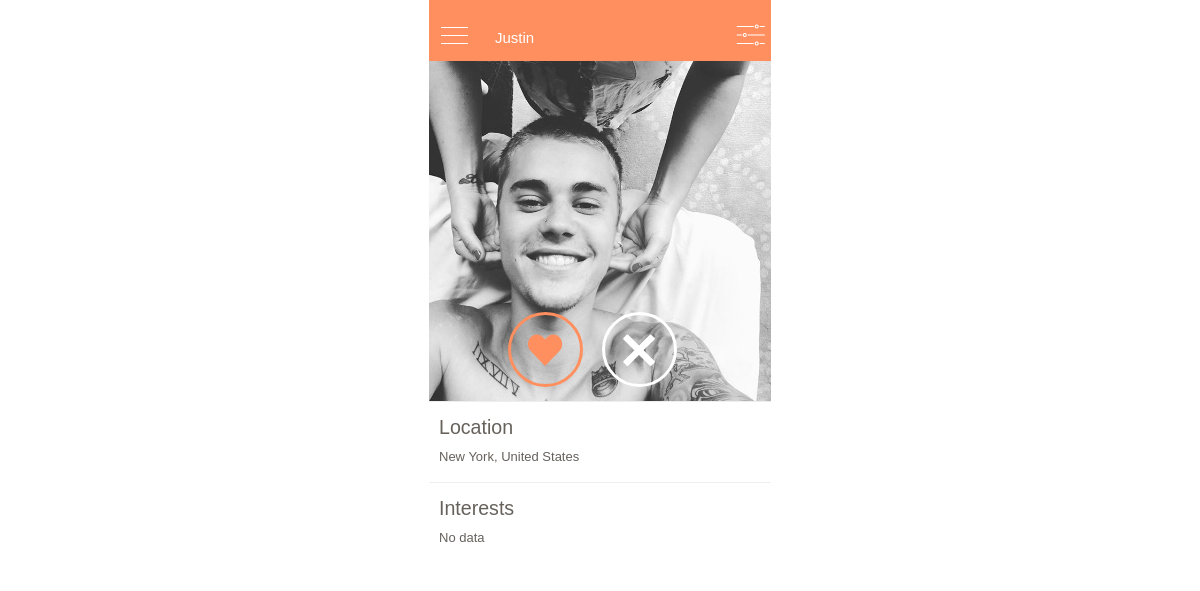
Page /mobile/encounters.php (signed in) on the committed database.
### tables this page shows
CREATE TABLE `users` (
  `id` int(11) NOT NULL AUTO_INCREMENT,
  `full_name` varchar(150) DEFAULT NULL,
  `email` varchar(100) DEFAULT NULL,
  `password` varchar(123) DEFAULT NULL,
  `country` varchar(199) DEFAULT NULL,
  `city` varchar(100) DEFAULT NULL,
  `credits` int(11) DEFAULT NULL,
  `latitude` varchar(50) DEFAULT NULL,
  `longitude` varchar(50) DEFAULT NULL,
  `age` int(11) DEFAULT NULL,
  `bio` text,
  `gender` varchar(20) DEFAULT NULL,
  `sexual_interest` int(11) DEFAULT NULL,
  `instagram_username` varchar(50) DEFAULT '',
  `profile_picture` varchar(200) DEFAULT NULL,
  `ip` varchar(50) DEFAULT NULL,
  `registered` int(11) DEFAULT '0',
  `last_login` int(11) DEFAULT '0',
  `last_active` int(11) DEFAULT '0',
  `updated_preferences` int(11) DEFAULT '0',
  `updated_name` int(11) DEFAULT '0',
  `is_admin` int(11) DEFAULT '0',
  `is_incognito` int(11) DEFAULT '0',
  `is_verified` int(11) DEFAULT '0',
  `has_disabled_ads` int(11) DEFAULT '0',
  `is_increased_exposure` int(11) DEFAULT '0',
  `language` varchar(100) DEFAULT NULL,
  `interests` text,
  `uploaded_photos` int(11) DEFAULT '0',
  `is_vip` int(20) DEFAULT '0',
  `vip_expiration` int(20) DEFAULT '0',
  `ghost_mode_start` int(20) DEFAULT '0',
  `verified_badge_start` int(20) DEFAULT '0',
  `spotlight_start` int(20) DEFAULT '0',
  `disable_ads_start` int(20) DEFAULT '0',
  `ghost_mode_expiration` int(20) DEFAULT '0',
  `verified_badge_expiration` int(20) DEFAULT '0',
  `spotlight_expiration` int(20) DEFAULT '0',
  `disable_ads_expiration` int(20) DEFAULT '0',
  `height` text,
  `weight` int(11) DEFAULT '0',
  `last_encounter` int(11) DEFAULT '0',
  `marital_status` varchar(10) NOT NULL,
  `has_traveled` varchar(10) NOT NULL,
  `where_traveled` varchar(300) NOT NULL,
  `preferred_destination` varchar(300) NOT NULL,
  `cruising_or_touring` varchar(10) NOT NULL,
  `state_of_health` varchar(10) NOT NULL,
  `active_or_slow_travel` varchar(10) NOT NULL,
  `distance_to_travel` varchar(6) NOT NULL,
  `spontaneous_or_itinerary` varchar(20) NOT NULL,
  `smoker` varchar(10) NOT NULL,
  `accommodation_type` varchar(10) NOT NULL,
  `budget` varchar(10) NOT NULL,
  `luggage_type` varchar(30) NOT NULL,
  `foodie` varchar(10) NOT NULL,
  `alcohol` varchar(10) NOT NULL,
  `rating_lounge_poolside_beach` varchar(30) NOT NULL,
  `rating_explore` varchar(20) NOT NULL,
  `rating_shopping` varchar(30) NOT NULL,
  `rating_casino` varchar(20) NOT NULL,
  `rating_tours` varchar(30) NOT NULL,
  `rating_food` varchar(30) NOT NULL,
  `rating_spa` varchar(30) NOT NULL,
  `rating_sports` varchar(30) NOT NULL,
  `rating_concerts` varchar(30) NOT NULL,
  `group_or_independent` varchar(30) NOT NULL,
  `small_or_mega_ship_cruising` varchar(30) NOT NULL,
  `active_or_sedentary` varchar(30) NOT NULL,
  `primary_language` varchar(30) NOT NULL,
  PRIMARY KEY (`id`)
);

### core/system.php (called while the page is built, shortened)
<?php
class System {
	public $domain;
	public $db;
	public function getProfilePicture($user) {
		if(filter_var($user->profile_picture,FILTER_VALIDATE_URL)) {
			return $user->profile_picture;
		} else {
			return $this->domain.'/uploads/'.$user->profile_picture;
		}
	}
	public function getUserInfo($id) {
		$user = $this->db->query("SELECT * FROM users WHERE id='".$id."'");
		$user = $user->fetch_object();
		return $user;
	}
	public function getFirstName($full_name) {
		$full_name = explode(' ',$full_name);
		return $full_name[0];
	}
	public function ifComma($var) {
		if(!empty($var)) {
			return ',';
		}
	}
	public function setUserActive($id) {
		$this->db->query("UPDATE users SET last_active='".time()."' WHERE id='".$id."'");
	}
}

### core/config.php (called while the page is built, shortened)
<?php
	$domain = 'http://localhost';

### languages/english/language.php (called while the page is built, shortened)
<?php
$lang["Male"] = "Male";
$lang["Female"] = "Female";
$lang["Hello"] = "Hello";
$lang["Messages"] = "Messages";
$lang["People"] = "People";
$lang["Friends"] = "My Travel Buddies";
$lang["Accept"] = "Accept";
$lang["Decline"] = "Decline";
$lang["Nothing_To_Show"] = "No data";
$lang["You_Have_Not_Added_Any_Friends"] = "You have not added any friends";
$lang["Profile_Visitors"] = "Profile Visitors";
$lang["Profile_Likes"] = "Profile Likes";
$lang["User"] = "User";
$lang["Time"] = "Time";
$lang["Country"] = "Country";
$lang["City"] = "City";
$lang["Gender"] = "Gender";
$lang["Men"] = "Men";
$lang["Women"] = "Women";
$lang["MenNWomen"] = "Men & Women";
$lang["Save"] = "Save";
$lang["Profile_Photo"] = "Profile Photo";
$lang["Full_Name"] = "Full Name";
$lang["Email"] = "Email";
$lang["New_Password"] = "New Password";
$lang["Instagram_Username"] = "Instagram Username";
$lang["Upgrades"] = "Upgrades";
$lang["Settings"] = "Settings";
$lang["Account"] = "Account";
$lang["Full_Name_Update_Notice"] = "You can only update your name once";
$lang["Instagram_Import_Notice"] = "Let us import your Instagram photos into your profile";
$lang["Updated_Account_Settings"] = "You have updated your account settings";
$lang["Privacy"] = "Privacy";
$lang["Buy_Credits"] = "Buy Credits";
$lang["Credits"] = "Credits";
$lang["Description"] = "Description";
$lang["Enable"] = "Enable";
$lang["Active"] = "Active";
$lang["Like"] = "Like";
$lang["Likes"] = "Likes";
$lang["Liked"] = "Liked";
$lang["Self-summary"] = "Self-summary";
$lang["This_Profile_Is_Private"] = "This profile is private";
$lang["Instagram_Photos"] = "Instagram Photos";
$lang["Add_As_Friend"] = "Add as Friend";
$lang["Friend_Request_Sent"] = "Friend Request Sent";
$lang["Visitors"] = "Visitors";
$lang["Logged_In"] = "Logged in";
$lang["Logout"] = "Logout";
$lang["Notifications"] = "Notifications";
$lang["No_New_Notifications"] = "No new notifications";
$lang["See_All"] = "See All";
$lang["Enter_Message"] = "Enter your message";
$lang["Choose_File"] = "Choose File";
$lang["None_Visited_Profile"] = "No one has visited your profile yet";
$lang["None_Liked_Profile"] = "No one has liked your profile yet";
$lang["Chat_With"] = "Chat with";
$lang["sProfile"] = "%s's Profile";
$lang["second"] = "second";
$lang["minute"] = "minute";

### mobile/encounters.php (the view, shortened to what this page needs)
<?php
require('../core/config.php');
require('../core/system.php');
$system = new System;
$system->domain = $domain;
$system->db = $db;
$user = $system->getUserInfo($_SESSION['user_id']);
$system->setUserActive($user->id);
$filter = $db->query("SELECT * FROM filters WHERE user_id='".$user->id."'");
$num_rows = $filter->num_rows;
if($num_rows >= 1) {
  $filter = $filter->fetch_object();
}
$show = 'WHERE NOT EXISTS (SELECT id FROM profile_likes WHERE profile_id=users.id AND viewer_id='.$user->id.') AND NOT EXISTS (SELECT id FROM profile_dislikes WHERE profile_id=users.id AND viewer_id='.$user->id.')';
switch ($filter->sexual_preference) {
  case 3:
  $gender = 'AND gender IS NOT NULL';
  break;
}
switch ($filter->sexual_orientation) {
  case 1:
  $sexual_orientation = 'AND sexual_interest=\'1\'';
  break;
}
switch ($filter->country) {
  case 'All Countries':
  $country = 'AND country IS NOT NULL';
  break;
}
$city = 'AND city LIKE \'%'.$filter->city.'%\'';
$order = 'ORDER BY RAND()';
$count =  $db->query("SELECT COUNT(id) FROM users $show $gender $sexual_orientation $country $me $city AND id != ".$user->id." $order LIMIT 1");
$count = $count->fetch_row();
$count = $count[0];
if(empty($user->last_encounter) && $count >= 1) {
  $people = "SELECT * FROM users $show $gender $sexual_orientation $country $me $city AND id != ".$user->id." $order LIMIT 5";
} else {
  if($count >= 1) {
    $people = "SELECT * FROM users WHERE id='".$user->last_encounter."'";
  } else {
    $no_encounters = true;
  }
}
$people = $db->query($people);
if($people->num_rows >= 1) {
$profile = $people->fetch_object();
$db->query("UPDATE users SET last_encounter='".$profile->id."' WHERE id='".$user->id."'");
}
?>
<!DOCTYPE html>
<html>
<head> <meta name="robots" content="noindex">
  <link rel="stylesheet" type="text/css" href="css/normalize.css">
  <link rel="stylesheet" type="text/css" href="css/framework.css">
  <link rel="stylesheet" type="text/css" href="css/theme.css">
  <link rel="stylesheet" type="text/css" href="css/lightslider.min.css">
  <link rel="stylesheet" type="text/css" href="css/style.css">
  <link href="css/ionicons.min.css" rel="stylesheet" type="text/css" />
</head>
<body>
  <section class="w-section mobile-wrapper">
    <div class="page-content" id="main-stack" data-scroll="0">
      <div class="w-nav navbar" data-collapse="all" data-animation="over-left" data-duration="400" data-contain="1" data-no-scroll="1" data-easing="ease-out-quint">
        <div class="w-container">
          <div class="navbar-title">
            <?php if(!$no_encounters) { ?>
            <a href="user.php?id=<?=$profile->id?>">
              <?=$system->getFirstName($profile->full_name)?>
            </a>
            <? } else { ?>
            <a href="#">
              <?=$lang['Encounters']?>
            </a>
            <? } ?>
          </div>
          <div class="w-nav-button navbar-button left" id="menu-button" data-ix="hide-navbar-icons">
            <div class="navbar-button-icon home-icon">
              <div class="bar-home-icon"></div>
              <div class="bar-home-icon"></div>
              <div class="bar-home-icon"></div>
            </div>
          </div>
          <div class="navbar-button right filter-button" id="filter-button">
            <a href="filter.php" data-load="1">
              <div class="navbar-button-icon">
                <div class="ion-ios-settings"></div>
              </div>
            </a>
          </div>
        </div>
      </div>
      <div class="body">
        <?php if(!$no_encounters) { ?>
        <div class="encounters">
          <ul id="encounterGallery">
            <?php
              if(!empty($photos)) {
                for($i = 0; $i < count($photos); $i++) {
                  echo '
                  <li data-thumb="'.$system->getDomain().'/uploads/'.$photos[$i]['path'].'" data-src="'.$system->getDomain().'/uploads/'.$photos[$i]['path'].'">
                  <img src="'.$system->getDomain().'/uploads/'.$photos[$i]['path'].'">
                  </li>
                  ';
                }
              } else {
                echo '
                <li data-thumb="'.$system->getProfilePicture($profile).'" data-src="'.$system->getProfilePicture($profile).'">
                <img src="'.$system->getProfilePicture($profile).'">
                </li>
                ';
              }
            ?>
          </ul>
          <div class="encounters-controls">
            <div id="heart-<?=$profile->id?>" onclick="likeProfile(<?=$profile->id?>,true)" style="display:inline;">
              <?php
              $check = $db->query("SELECT id FROM profile_likes WHERE viewer_id='".$user->id."' AND profile_id='".$profile->id."' LIMIT 1"); ?>
              <?php if($check->num_rows == 0) {
                echo '<button class="w-button action-button encounter-button btn-like"><i class="ion-heart"></i></button>';
              } else {
                echo '<button class="w-button action-button encounter-button btn-like"><i class="ion-heart"></i></button>';
              }
              ?>
            </div>
            <div id="times-<?=$profile->id?>" onclick="dislikeProfile(<?=$profile->id?>,true)" style="display:inline;">
              <?php
              $check = $db->query("SELECT id FROM profile_dislikes WHERE viewer_id='".$user->id."' AND profile_id='".$profile->id."' LIMIT 1"); ?>
              <?php if($check->num_rows == 0) {
                echo '<button class="w-button action-button encounter-button btn-dislike"><i class="ion-close"></i></button>';
              } else {
                echo '<button class="w-button action-button encounter-button btn-dislike"><i class="ion-close"></i></button>';
              }
              ?>
            </div>
          </div>
             <div class="encounter-section">
              <h5 class="encounter-sub-title"> Location </h5>
              <p> <?=$profile->city?><?=$system->ifComma($profile->city)?> <?=$profile->country?> </p>
            </div>
            <div class="encounter-section">
              <h5 class="encounter-sub-title"> Interests </h5>
              <?php
              if(!empty($profile->interests)) {
                $interests = explode(',',$profile->interests);
                foreach($interests as $interest) {
                  echo '<div class="interest-item">'.$interest.'</div>';
                }
              } else {
                echo '<p>'.$lang['Nothing_To_Show'].'</p>';
              }
              ?>
            </div>
          </div>
          <? } ?>
        </div>
      </div>
  </section>
</body>
</html>

### rows in the picture
users: full_name "Justin", profile_picture (picture), city "New York", city ",", country "United States"

### other values in the picture
$lang['Nothing_To_Show'] "No data"
